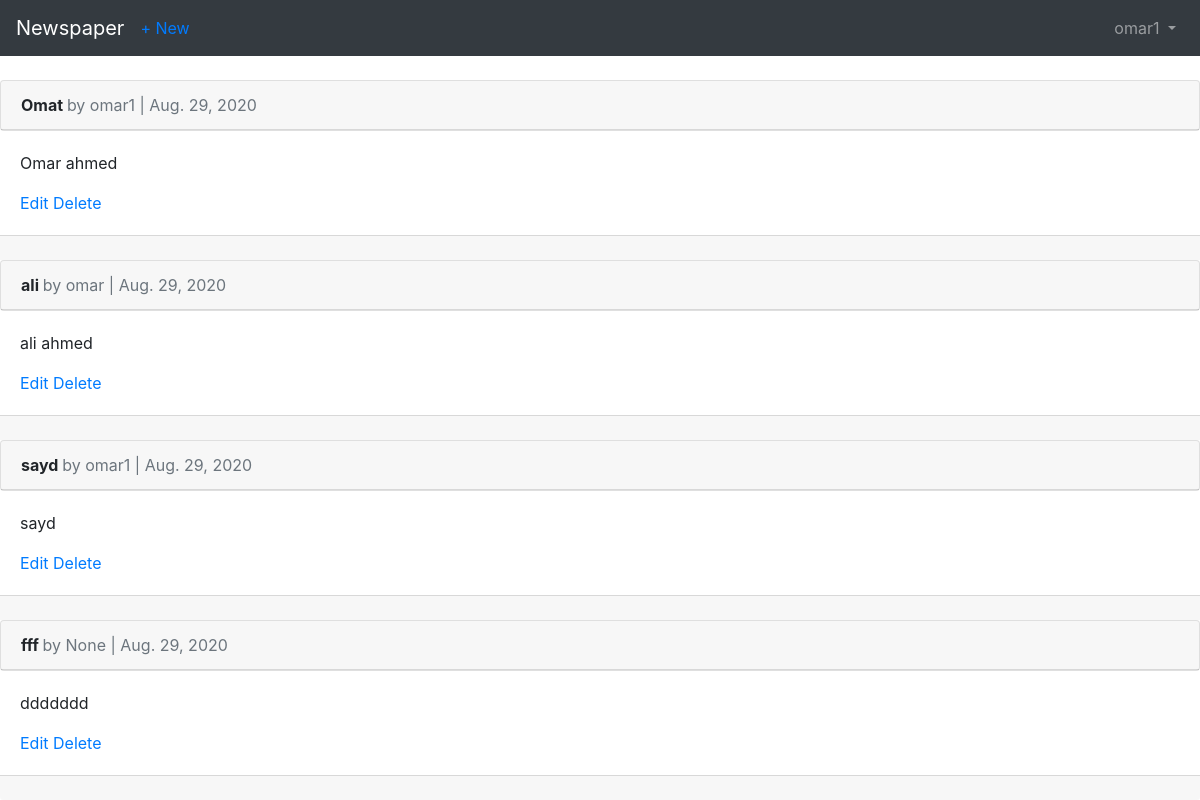
The page /articles/ (signed in) on the database its author committed.
### users/models.py (models this page shows)
class CustomUser(AbstractUser):
    age = models.PositiveIntegerField(null=True, blank=True)

### articles/models.py (models this page shows, shortened)
class Article(models.Model):
    title = models.CharField(max_length=225)
    body = models.TextField()
    date = models.DateField(auto_now_add=True)
    author = models.ForeignKey(get_user_model(), on_delete=models.CASCADE, null=True )

### articles/views.py (the view)
# urls.py: path("", ArticleListView.as_view(), name="article_list")
class ArticleListView(ListView):
    model = Article
    template_name = "article_list.html"

### templates/article_list.html (shortened to what this page needs)
{% extends 'base.html' %}
        {% block content %}
          {% for article in object_list %}
            <div class="card">
            <div class="card-header">
                <span class="font-weight-bold">{{ article.title }} </span>
                <span class="text-muted">by {{ article.author }} | {{ article.date }} </span>
            </div>
            </div>
              <div class="card-body">
              <p>{{ article.body }}</p>
               <a href="{% url 'article_edit' article.pk %}">Edit</a>
               <a href="{% url 'article_delete' article.pk %}">Delete</a>
               </div>
              <div class="card-footer">
              </div>
          {% endfor %}
        {% endblock content %}

### templates/base.html (shortened to what this page needs)
<!DOCTYPE html>
<html lang="en">
<head>
    <link rel="stylesheet" href="https://stackpath.bootstrapcdn.com/bootstrap/4.1.3/css/bootstrap.min.css">
</head>
<body>
    <nav class="navbar navbar-expand-md navbar-dark bg-dark mb-4">
      <a class="navbar-brand" href="{% url 'home' %}">Newspaper</a>
    {% if user.is_authenticated %}
    <ul class="navbar-nav mr-auto">
    <li class="nav-item">
        <a href="{% url 'article_new' %}">+ New</a>
    </li>
    </ul>
    {% endif %}
      <div class="collapse navbar-collapse" id="navbarCollapse">
        {% if user.is_authenticated %}
          <ul class="navbar-nav ml-auto">
            <li class="nav-item">
              <a class="nav-link dropdown-toggle" href="#" id="userMenu" data-toggle="dropdown" aria-haspopup="true" aria-expanded="false">
                {{ user.username }}
              </a>
            </li>
          </ul>
        {% endif %}
      </div>
    </nav>
    <div>
        {% block content %}
        {% endblock content %}
    </div>
</body>
</html>

### rows shown on the page
CustomUser: username "omar1"
Article: title "Omat", author "omar1", date "Aug. 29, 2020", body "Omar ahmed"
Article: title "ali", author "omar", date "Aug. 29, 2020", body "ali ahmed"
Article: title "sayd", author "omar1", date "Aug. 29, 2020", body "sayd"
Article: title "fff", author "None", date "Aug. 29, 2020", body "ddddddd"
